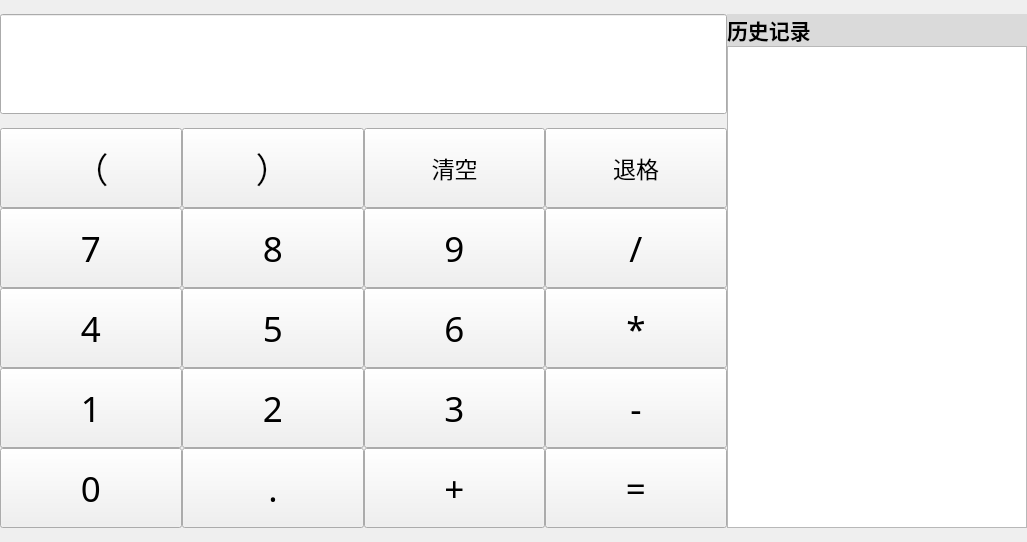
<?xml version="1.0" encoding="UTF-8"?>
<ui version="4.0">
 <class>Widget</class>
 <widget class="QWidget" name="Widget">
  <property name="geometry">
   <rect>
    <x>0</x>
    <y>0</y>
    <width>1027</width>
    <height>542</height>
   </rect>
  </property>
  <property name="windowTitle">
   <string>Widget</string>
  </property>
  <property name="windowIcon">
   <iconset resource="src.qrc">
    <normaloff>:/new/prefix1/calcualate.png</normaloff>:/new/prefix1/calcualate.png</iconset>
  </property>
  <property name="styleSheet">
   <string notr="true">QPushButton{background-color: rgb(240, 240, 240)}
QPushButton:hover{background-color: rgb(230, 230, 230)}
QPushButton:pressed{background-color: rgb(200, 200, 200)}</string>
  </property>
  <layout class="QGridLayout" name="gridLayout_4" columnminimumwidth="0,0">
   <property name="leftMargin">
    <number>0</number>
   </property>
   <property name="topMargin">
    <number>0</number>
   </property>
   <property name="rightMargin">
    <number>0</number>
   </property>
   <property name="bottomMargin">
    <number>0</number>
   </property>
   <property name="spacing">
    <number>0</number>
   </property>
   <item row="0" column="0">
    <widget class="QWidget" name="widget" native="true">
     <property name="minimumSize">
      <size>
       <width>0</width>
       <height>100</height>
      </size>
     </property>
     <property name="maximumSize">
      <size>
       <width>16777215</width>
       <height>100</height>
      </size>
     </property>
     <layout class="QGridLayout" name="gridLayout">
      <property name="leftMargin">
       <number>0</number>
      </property>
      <property name="topMargin">
       <number>0</number>
      </property>
      <property name="rightMargin">
       <number>0</number>
      </property>
      <property name="bottomMargin">
       <number>0</number>
      </property>
      <property name="spacing">
       <number>0</number>
      </property>
      <item row="0" column="0">
       <widget class="QLineEdit" name="le_show">
        <property name="minimumSize">
         <size>
          <width>0</width>
          <height>100</height>
         </size>
        </property>
        <property name="font">
         <font>
          <family>方正姚体</family>
          <pointsize>35</pointsize>
         </font>
        </property>
        <property name="text">
         <string/>
        </property>
        <property name="alignment">
         <set>Qt::AlignBottom|Qt::AlignRight|Qt::AlignTrailing</set>
        </property>
        <property name="readOnly">
         <bool>true</bool>
        </property>
       </widget>
      </item>
     </layout>
    </widget>
   </item>
   <item row="0" column="1" rowspan="2">
    <widget class="QWidget" name="widget_2" native="true">
     <property name="maximumSize">
      <size>
       <width>300</width>
       <height>16777215</height>
      </size>
     </property>
     <layout class="QGridLayout" name="gridLayout_3">
      <property name="leftMargin">
       <number>0</number>
      </property>
      <property name="topMargin">
       <number>0</number>
      </property>
      <property name="rightMargin">
       <number>0</number>
      </property>
      <property name="bottomMargin">
       <number>0</number>
      </property>
      <property name="spacing">
       <number>0</number>
      </property>
      <item row="1" column="0">
       <widget class="QTextEdit" name="text_history">
        <property name="minimumSize">
         <size>
          <width>0</width>
          <height>0</height>
         </size>
        </property>
        <property name="maximumSize">
         <size>
          <width>16777215</width>
          <height>16777215</height>
         </size>
        </property>
        <property name="font">
         <font>
          <family>方正姚体</family>
          <pointsize>16</pointsize>
         </font>
        </property>
        <property name="readOnly">
         <bool>true</bool>
        </property>
       </widget>
      </item>
      <item row="0" column="0">
       <widget class="QLabel" name="label">
        <property name="font">
         <font>
          <pointsize>16</pointsize>
          <weight>75</weight>
          <bold>true</bold>
         </font>
        </property>
        <property name="styleSheet">
         <string notr="true">background-color: rgb(218, 218, 218);</string>
        </property>
        <property name="text">
         <string>历史记录</string>
        </property>
       </widget>
      </item>
     </layout>
    </widget>
   </item>
   <item row="1" column="0">
    <layout class="QGridLayout" name="gridLayout_2">
     <property name="spacing">
      <number>0</number>
     </property>
     <item row="4" column="0">
      <widget class="QPushButton" name="btn_0">
       <property name="minimumSize">
        <size>
         <width>0</width>
         <height>80</height>
        </size>
       </property>
       <property name="font">
        <font>
         <family>微软雅黑</family>
         <pointsize>26</pointsize>
        </font>
       </property>
       <property name="text">
        <string>0</string>
       </property>
      </widget>
     </item>
     <item row="3" column="1">
      <widget class="QPushButton" name="btn_2">
       <property name="minimumSize">
        <size>
         <width>0</width>
         <height>80</height>
        </size>
       </property>
       <property name="font">
        <font>
         <family>微软雅黑</family>
         <pointsize>26</pointsize>
        </font>
       </property>
       <property name="text">
        <string>2</string>
       </property>
      </widget>
     </item>
     <item row="0" column="1">
      <widget class="QPushButton" name="btn_right">
       <property name="minimumSize">
        <size>
         <width>0</width>
         <height>80</height>
        </size>
       </property>
       <property name="font">
        <font>
         <family>微软雅黑</family>
         <pointsize>26</pointsize>
        </font>
       </property>
       <property name="text">
        <string>）</string>
       </property>
      </widget>
     </item>
     <item row="0" column="2">
      <widget class="QPushButton" name="btn_clear">
       <property name="minimumSize">
        <size>
         <width>93</width>
         <height>80</height>
        </size>
       </property>
       <property name="font">
        <font>
         <family>微软雅黑</family>
         <pointsize>17</pointsize>
        </font>
       </property>
       <property name="text">
        <string>清空</string>
       </property>
      </widget>
     </item>
     <item row="2" column="3">
      <widget class="QPushButton" name="btn_multiply">
       <property name="minimumSize">
        <size>
         <width>0</width>
         <height>80</height>
        </size>
       </property>
       <property name="font">
        <font>
         <family>微软雅黑</family>
         <pointsize>26</pointsize>
        </font>
       </property>
       <property name="text">
        <string>*</string>
       </property>
      </widget>
     </item>
     <item row="2" column="2">
      <widget class="QPushButton" name="btn_6">
       <property name="minimumSize">
        <size>
         <width>0</width>
         <height>80</height>
        </size>
       </property>
       <property name="font">
        <font>
         <family>微软雅黑</family>
         <pointsize>26</pointsize>
        </font>
       </property>
       <property name="text">
        <string>6</string>
       </property>
      </widget>
     </item>
     <item row="2" column="1">
      <widget class="QPushButton" name="btn_5">
       <property name="minimumSize">
        <size>
         <width>0</width>
         <height>80</height>
        </size>
       </property>
       <property name="font">
        <font>
         <family>微软雅黑</family>
         <pointsize>26</pointsize>
        </font>
       </property>
       <property name="text">
        <string>5</string>
       </property>
      </widget>
     </item>
     <item row="1" column="1">
      <widget class="QPushButton" name="btn_8">
       <property name="minimumSize">
        <size>
         <width>0</width>
         <height>80</height>
        </size>
       </property>
       <property name="font">
        <font>
         <family>微软雅黑</family>
         <pointsize>26</pointsize>
        </font>
       </property>
       <property name="text">
        <string>8</string>
       </property>
      </widget>
     </item>
     <item row="2" column="0">
      <widget class="QPushButton" name="btn_4">
       <property name="minimumSize">
        <size>
         <width>0</width>
         <height>80</height>
        </size>
       </property>
       <property name="font">
        <font>
         <family>微软雅黑</family>
         <pointsize>26</pointsize>
        </font>
       </property>
       <property name="text">
        <string>4</string>
       </property>
      </widget>
     </item>
     <item row="1" column="2">
      <widget class="QPushButton" name="btn_9">
       <property name="minimumSize">
        <size>
         <width>0</width>
         <height>80</height>
        </size>
       </property>
       <property name="font">
        <font>
         <family>微软雅黑</family>
         <pointsize>26</pointsize>
        </font>
       </property>
       <property name="text">
        <string>9</string>
       </property>
      </widget>
     </item>
     <item row="0" column="0">
      <widget class="QPushButton" name="btn_left">
       <property name="minimumSize">
        <size>
         <width>0</width>
         <height>80</height>
        </size>
       </property>
       <property name="font">
        <font>
         <family>微软雅黑</family>
         <pointsize>26</pointsize>
        </font>
       </property>
       <property name="text">
        <string>（</string>
       </property>
      </widget>
     </item>
     <item row="1" column="0">
      <widget class="QPushButton" name="btn_7">
       <property name="minimumSize">
        <size>
         <width>0</width>
         <height>80</height>
        </size>
       </property>
       <property name="font">
        <font>
         <family>微软雅黑</family>
         <pointsize>26</pointsize>
        </font>
       </property>
       <property name="text">
        <string>7</string>
       </property>
      </widget>
     </item>
     <item row="3" column="0">
      <widget class="QPushButton" name="btn_1">
       <property name="minimumSize">
        <size>
         <width>0</width>
         <height>80</height>
        </size>
       </property>
       <property name="font">
        <font>
         <family>微软雅黑</family>
         <pointsize>26</pointsize>
        </font>
       </property>
       <property name="text">
        <string>1</string>
       </property>
      </widget>
     </item>
     <item row="0" column="3">
      <widget class="QPushButton" name="btn_back">
       <property name="minimumSize">
        <size>
         <width>93</width>
         <height>80</height>
        </size>
       </property>
       <property name="font">
        <font>
         <family>微软雅黑</family>
         <pointsize>17</pointsize>
        </font>
       </property>
       <property name="text">
        <string>退格</string>
       </property>
      </widget>
     </item>
     <item row="3" column="3">
      <widget class="QPushButton" name="btn_sub">
       <property name="minimumSize">
        <size>
         <width>0</width>
         <height>80</height>
        </size>
       </property>
       <property name="font">
        <font>
         <family>微软雅黑</family>
         <pointsize>26</pointsize>
        </font>
       </property>
       <property name="text">
        <string>-</string>
       </property>
      </widget>
     </item>
     <item row="4" column="1">
      <widget class="QPushButton" name="btn_point">
       <property name="minimumSize">
        <size>
         <width>0</width>
         <height>80</height>
        </size>
       </property>
       <property name="font">
        <font>
         <family>微软雅黑</family>
         <pointsize>26</pointsize>
        </font>
       </property>
       <property name="text">
        <string>.</string>
       </property>
      </widget>
     </item>
     <item row="1" column="3">
      <widget class="QPushButton" name="btn_divide">
       <property name="minimumSize">
        <size>
         <width>0</width>
         <height>80</height>
        </size>
       </property>
       <property name="font">
        <font>
         <family>微软雅黑</family>
         <pointsize>26</pointsize>
        </font>
       </property>
       <property name="text">
        <string>/</string>
       </property>
      </widget>
     </item>
     <item row="3" column="2">
      <widget class="QPushButton" name="btn_3">
       <property name="minimumSize">
        <size>
         <width>0</width>
         <height>80</height>
        </size>
       </property>
       <property name="font">
        <font>
         <family>微软雅黑</family>
         <pointsize>26</pointsize>
        </font>
       </property>
       <property name="text">
        <string>3</string>
       </property>
      </widget>
     </item>
     <item row="4" column="2">
      <widget class="QPushButton" name="btn_add">
       <property name="minimumSize">
        <size>
         <width>0</width>
         <height>80</height>
        </size>
       </property>
       <property name="font">
        <font>
         <family>微软雅黑</family>
         <pointsize>26</pointsize>
        </font>
       </property>
       <property name="text">
        <string>+</string>
       </property>
      </widget>
     </item>
     <item row="4" column="3">
      <widget class="QPushButton" name="btn_equal">
       <property name="minimumSize">
        <size>
         <width>0</width>
         <height>80</height>
        </size>
       </property>
       <property name="font">
        <font>
         <family>微软雅黑</family>
         <pointsize>26</pointsize>
        </font>
       </property>
       <property name="text">
        <string>=</string>
       </property>
      </widget>
     </item>
    </layout>
   </item>
  </layout>
 </widget>
 <resources>
  <include location="src.qrc"/>
 </resources>
 <connections/>
</ui>
